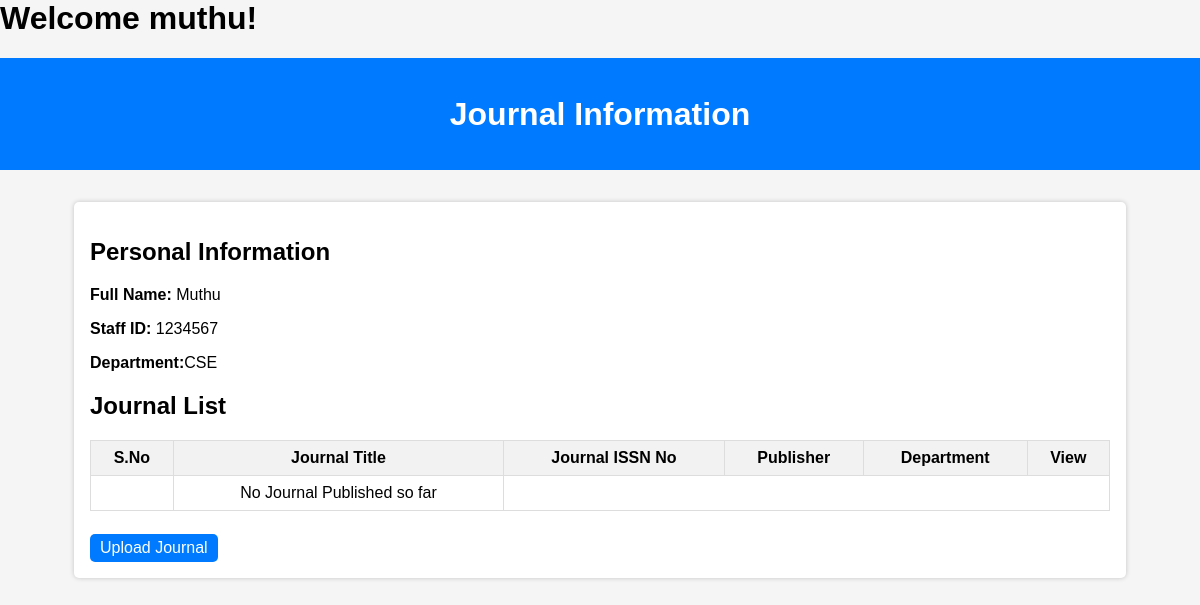
The page /staff/home/ (signed in) on the database as committed earlier.
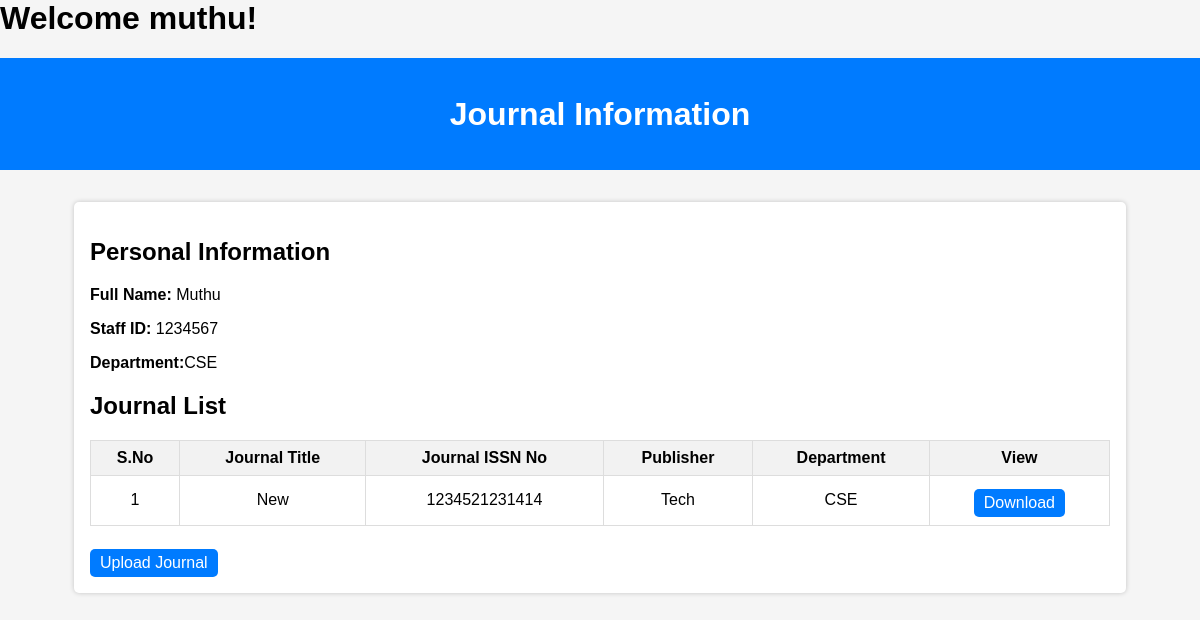
The same page on the database as committed later.
### journal/models.py (models this page shows, shortened)
class Staff(AbstractUser):
    name = models.CharField(max_length=30)
    username = models.CharField(max_length=30, unique=True)
    mail_id = models.EmailField(max_length=40)
    phone_number = models.CharField(max_length=10)
    date_birth = models.DateField(null=True, blank=True)
    dept_name = models.CharField(max_length=15, blank=True)
    staff_id = models.CharField(max_length=20)
    date_Ofjoin = models.DateField(null=True, blank=True)

class Journals(models.Model):
    title = models.CharField(max_length=50)
    issn_no = models.IntegerField()
    publisher = models.CharField(max_length=40)
    staff = models.ForeignKey(Staff, on_delete=models.SET_NULL, null=True, related_name='journals')
    department = models.ForeignKey(Departments, on_delete=models.SET_NULL, null=True, related_name='journals')
    journal_doc = models.FileField(null=True, blank=True)

class Departments(models.Model):
    dept_number = models.IntegerField(null=False)
    dept_name = models.CharField(max_length=10, null=False)
    no_faculty = models.IntegerField(default=0)
    no_journals = models.IntegerField(default=0)

### journal/views.py (the view)
# urls.py: path('staff/home/', views.staff_home, name='staff_home'),
@login_required(login_url='index')
def staff_home(request):
    user = Staff.objects.get(username=request.user)
    journals = Journals.objects.all()
    return render(request, 'staff_home.html', {'user': user, 'journals': journals})

### journal/templates/staff_home.html (shortened to what this page needs)
<h1>Welcome {{user}}!</h1>
<!DOCTYPE html>
<html lang="en">
<head>
</head>
<body>
    <header>
        <h1>Journal Information</h1>
    </header>
    <div class="container">
        <h2>Personal Information</h2>
        <p><strong>Full Name:</strong> {{ user.name }}</p>
        <p><strong>Staff ID:</strong> {{ user.staff_id }}</p>
        <p><strong>Department:</strong>{{ user.dept_name }}</p>
        <h2>Journal List</h2>
        <table>
            <tr>
                <th>S.No</th>
                <th>Journal Title</th>
                <th>Journal ISSN No</th>
                <th>Publisher</th>
                <th>Department</th>
                <th>View</th>
            </tr>
            {% for journal in journals %}
            <tr>
                <td>1</td>
                <td>{{ journal.title }}</td>
                <td>{{ journal.issn_no }}</td>
                <td>{{ journal.publisher }}</td>
                <td>{{ journal.department.dept_name }}</td>
                <td><a type="button" href="{% url 'download_journal' journal.id %}">Download</a></td>
            </tr>
            {% empty %}
            <tr>
                <td></td>
                <td>No Journal Published so far</td>
            </tr>
            {% endfor %}
        </table>
        <br>
        <a type="button" href="{% url 'upload_journal' %}">Upload Journal</a>
    </div>
</body>
</html>

### journal/templates/staff_home.html (style rules this page uses)
body { font-family: Arial, sans-serif; margin: 0; padding: 0; background-color: #f5f5f5; }
header { background-color: #007bff; color: #fff; text-align: center; padding: 1rem 0; }
a { margin-top: 5px; text-decoration: none; background-color: #007bff; color: #fff; padding: 5px 10px; border-radius: 5px; display: inline-block; transition: background-color 0.3s ease; }
.container { max-width: 85%; margin: 2rem auto; padding: 1rem; background-color: #fff; box-shadow: 0 0 5px rgba(0, 0, 0, 0.2); border-radius: 5px; }
table { width: 100%; border-collapse: collapse; margin-top: 1rem; }
table, th, td { border: 1px solid #ddd; padding: 8px; text-align: center; }
th { background-color: #f2f2f2; }

Rows that differ between the two databases and show on the page:
added Journals: title "New", issn_no "1234521231414", publisher "Tech", department.dept_name "CSE"
Other text that changed with them:
text no longer shown: "No Journal Published so far"
